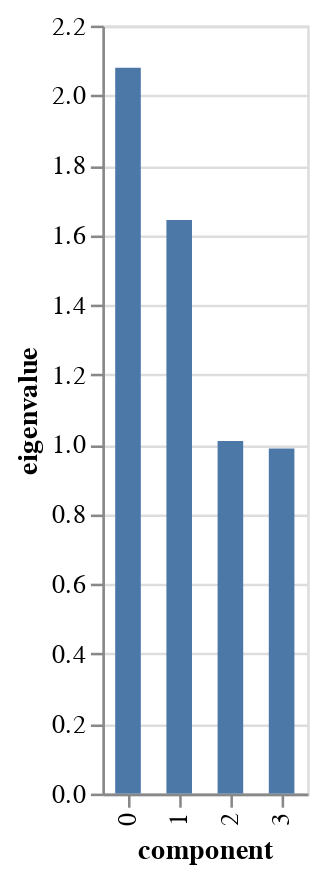

The code cell stored with this chart in its notebook:
### Code cell
pca.scree_plot()

### Figure 1 — Vega-Lite specification as saved in the notebook (floating-point values rounded to 4 significant figures)
{"config": {"view": {"continuousWidth": 300, "continuousHeight": 300}}, "data": {"name": "data-3d5c8da91c92529c81370b046876cd38"}, "mark": {"type": "bar", "size": 10}, "encoding": {"tooltip": [{"field": "component", "type": "nominal"}, {"field": "eigenvalue", "type": "quantitative"}, {"field": "% of variance", "type": "quantitative"}, {"field": "% of variance (cumulative)", "type": "quantitative"}], "x": {"field": "component", "type": "nominal"}, "y": {"field": "eigenvalue", "type": "quantitative"}}, "$schema": "https://vega.github.io/schema/vega-lite/v5.15.1.json", "datasets": {"data-3d5c8da91c92529c81370b046876cd38": [{"component": "0", "eigenvalue": 2.08, "% of variance": 34.66, "% of variance (cumulative)": 34.66}, {"component": "1", "eigenvalue": 1.643, "% of variance": 27.39, "% of variance (cumulative)": 62.04}, {"component": "2", "eigenvalue": 1.01, "% of variance": 16.84, "% of variance (cumulative)": 78.88}, {"component": "3", "eigenvalue": 0.9889, "% of variance": 16.48, "% of variance (cumulative)": 95.36}]}}
